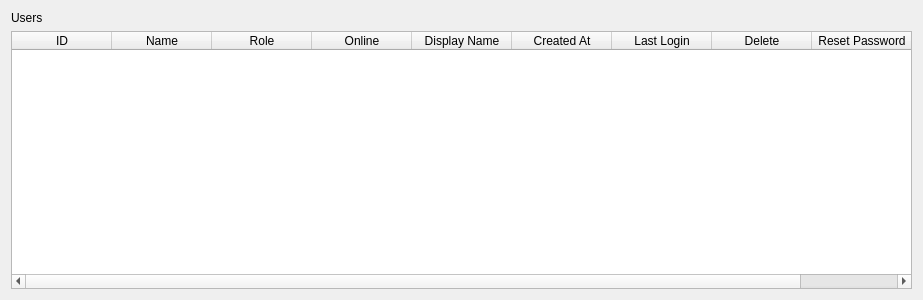
<?xml version="1.0" encoding="UTF-8"?>
<ui version="4.0">
 <class>Form</class>
 <widget class="QWidget" name="Form">
  <property name="geometry">
   <rect>
    <x>0</x>
    <y>0</y>
    <width>923</width>
    <height>300</height>
   </rect>
  </property>
  <property name="windowTitle">
   <string>Form</string>
  </property>
  <layout class="QGridLayout" name="gridLayout_2">
   <item row="0" column="0">
    <layout class="QGridLayout" name="gridLayout">
     <item row="0" column="0">
      <widget class="QLabel" name="label">
       <property name="text">
        <string>Users</string>
       </property>
      </widget>
     </item>
     <item row="1" column="0">
      <widget class="QTableWidget" name="tableWidget">
       <column>
        <property name="text">
         <string>ID</string>
        </property>
       </column>
       <column>
        <property name="text">
         <string>Name</string>
        </property>
       </column>
       <column>
        <property name="text">
         <string>Role</string>
        </property>
       </column>
       <column>
        <property name="text">
         <string>Online</string>
        </property>
       </column>
       <column>
        <property name="text">
         <string>Display Name</string>
        </property>
       </column>
       <column>
        <property name="text">
         <string>Created At</string>
        </property>
       </column>
       <column>
        <property name="text">
         <string>Last Login</string>
        </property>
       </column>
       <column>
        <property name="text">
         <string>Delete</string>
        </property>
       </column>
       <column>
        <property name="text">
         <string>Reset Password</string>
        </property>
       </column>
      </widget>
     </item>
    </layout>
   </item>
  </layout>
 </widget>
 <resources/>
 <connections/>
</ui>
